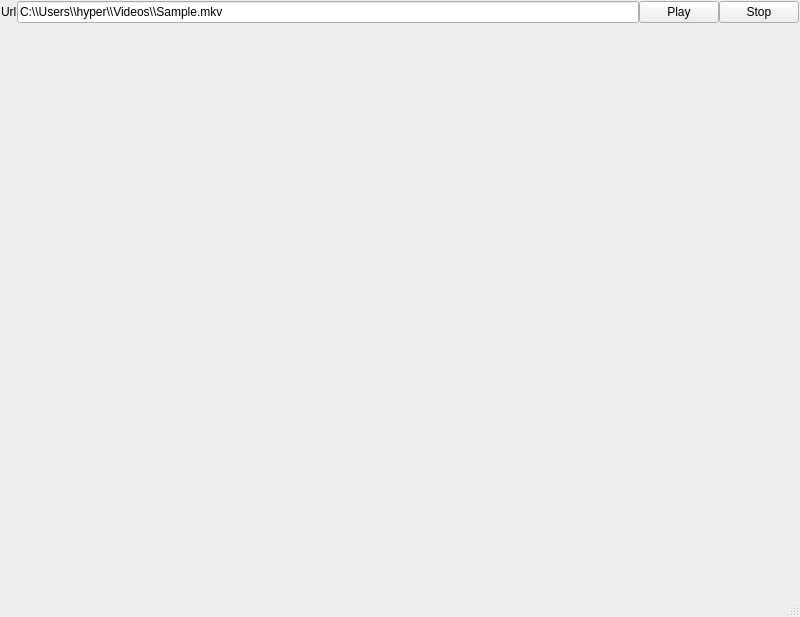
<?xml version="1.0" encoding="UTF-8"?>
<ui version="4.0">
 <class>MainWindow</class>
 <widget class="QMainWindow" name="MainWindow">
  <property name="geometry">
   <rect>
    <x>0</x>
    <y>0</y>
    <width>800</width>
    <height>617</height>
   </rect>
  </property>
  <property name="windowTitle">
   <string>MainWindow</string>
  </property>
  <widget class="QWidget" name="centralwidget">
   <layout class="QGridLayout" name="layoutGWidget">
    <property name="leftMargin">
     <number>1</number>
    </property>
    <property name="topMargin">
     <number>1</number>
    </property>
    <property name="rightMargin">
     <number>1</number>
    </property>
    <property name="bottomMargin">
     <number>1</number>
    </property>
    <property name="spacing">
     <number>0</number>
    </property>
    <item row="0" column="2">
     <widget class="QPushButton" name="btnPlay">
      <property name="text">
       <string>Play</string>
      </property>
     </widget>
    </item>
    <item row="0" column="0">
     <widget class="QLabel" name="labelUrl">
      <property name="text">
       <string>Url</string>
      </property>
     </widget>
    </item>
    <item row="1" column="0" colspan="4">
     <widget class="FFmpegWidget" name="wgtPlayer" native="true"/>
    </item>
    <item row="0" column="3">
     <widget class="QPushButton" name="btnStop">
      <property name="text">
       <string>Stop</string>
      </property>
     </widget>
    </item>
    <item row="0" column="1">
     <widget class="QLineEdit" name="lineUrl">
      <property name="text">
       <string>C:\\Users\\hyper\\Videos\\Sample.mkv</string>
      </property>
     </widget>
    </item>
   </layout>
  </widget>
  <widget class="QStatusBar" name="statusbar"/>
 </widget>
 <customwidgets>
  <customwidget>
   <class>FFmpegWidget</class>
   <extends>QWidget</extends>
   <header>ffmpegwidget.h</header>
   <container>1</container>
  </customwidget>
 </customwidgets>
 <resources/>
 <connections/>
</ui>
